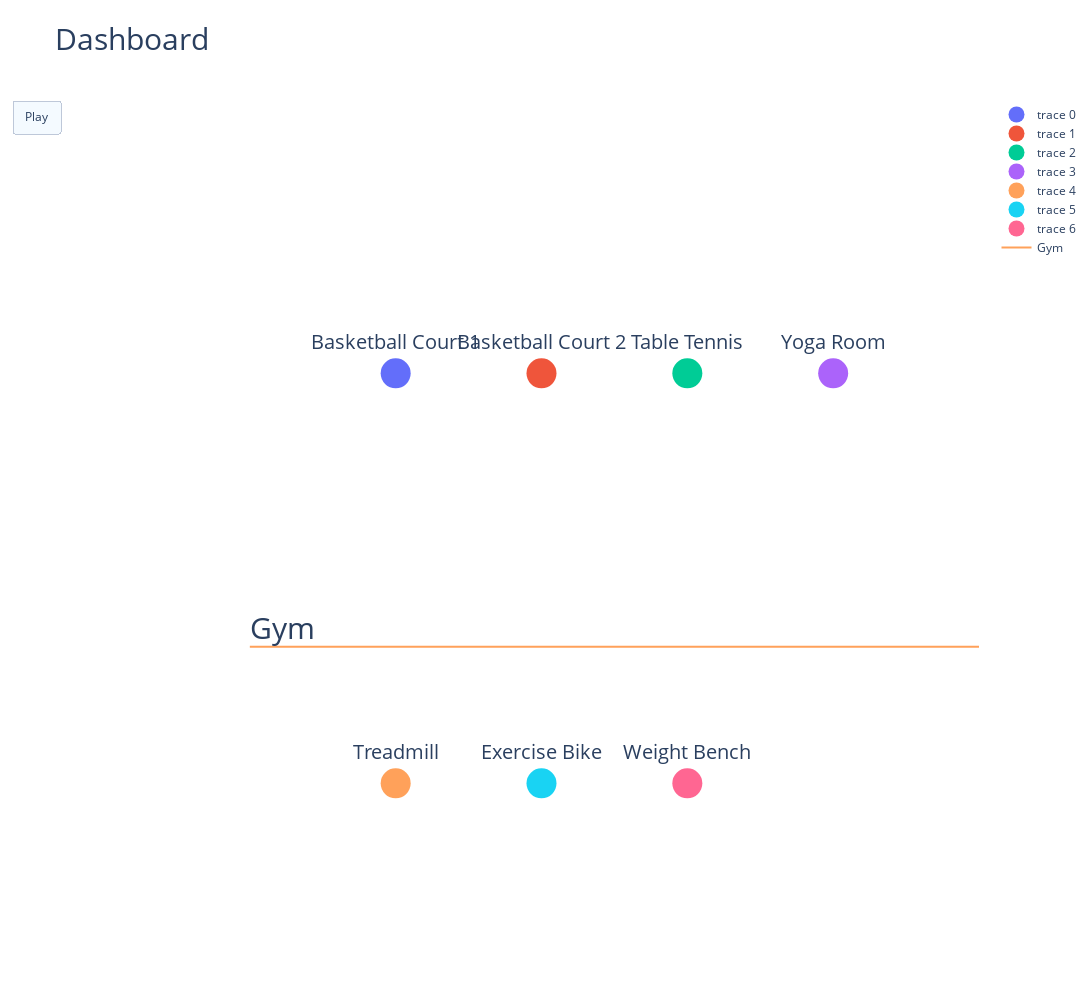

The notebook cell this image was saved under:
### Code cell
fig = go.Figure(
    data=[
        go.Scatter(x=[1], y=[2], mode='markers+text', text=['Basketball Court 1'], textfont=dict(size=20), textposition='top center', marker=dict(size=30)),
        go.Scatter(x=[1.5], y=[2], mode='markers+text', text=['Basketball Court 2'], textfont=dict(size=20), textposition='top center', marker=dict(size=30)),
        go.Scatter(x=[2], y=[2], mode='markers+text', text=['Table Tennis'], textfont=dict(size=20), textposition='top center', marker=dict(size=30)),
        go.Scatter(x=[2.5], y=[2], mode='markers+text', text=['Yoga Room'], textfont=dict(size=20), textposition='top center', marker=dict(size=30)),
        go.Scatter(x=[1], y=[0.5], mode='markers+text', text=['Treadmill'], textfont=dict(size=20), textposition='top center', marker=dict(size=30)),
        go.Scatter(x=[1.5], y=[0.5], mode='markers+text', text=['Exercise Bike'], textfont=dict(size=20), textposition='top center', marker=dict(size=30)),
        go.Scatter(x=[0.5,10], y=[1,1], name='Gym', mode='lines+text', text=['Gym'],textfont=dict(size=30), textposition='top right',line=dict(color='#FFA15A'))
    ],
    layout=go.Layout(
        xaxis=dict(range=[0, 3], autorange=False),
        yaxis=dict(range=[0, 3], autorange=False),
        updatemenus=[dict(type="buttons", buttons=[dict(label="Play", method="animate", args=[None])])]),
    frames=[
        go.Frame(
            data=[
                go.Scatter(x=[1], y=[2], mode='markers+text', marker=dict(color='red' if i in basketball_time_1 else 'green', size=30)),
                go.Scatter(x=[1.5], y=[2], mode='markers+text', marker=dict(color='red' if i in basketball_time_2 else 'green', size=30)),
                go.Scatter(x=[2], y=[2], mode='markers+text', marker=dict(color='red' if i in table_tennis_time_1 else 'green', size=30)),
                go.Scatter(x=[2.5], y=[2], mode='markers+text', marker=dict(color='red' if i in table_tennis_time_2 else 'green', size=30)),
                go.Scatter(x=[1], y=[0.5], mode='markers+text', marker=dict(color='red' if i in treadmill_time_1 else 'green', size=30)),
                go.Scatter(x=[1.5], y=[0.5], mode='markers+text', marker=dict(color='red' if i in treadmill_time_2 else 'green', size=30)),
                go.Scatter(x=[0.5,10], y=[1,1], name='Gym', mode='lines+text', text=['Gym'],textfont=dict(size=30), textposition='top right',line=dict(color='#FFA15A'))
            ])
        for i in range(0, 60)]
)

fig.update_layout(
    title="Dashboard",
    titlefont=dict(size=30),
    width=1500,  # Adjust the size of the plot
    height=1000,  # Adjust the size of the plot
    xaxis=dict(showgrid=False,zeroline=False, showticklabels=False),  # Remove the x-axis grid lines
    yaxis=dict(showgrid=False,zeroline=False, showticklabels=False),  # Remove the y-axis grid lines
    updatemenus=[dict(type="buttons", buttons=[dict(label="Play", method="animate", args=[None, {"frame": {"duration": 1000, "redraw": False}}])])],
    plot_bgcolor='rgba(0,0,0,0)'
)

fig.show()

### Figure 1 — Plotly figure (JSON) as saved in the notebook; plotly's stock layout.template omitted (floating-point values rounded to 4 significant figures)
{"data": [{"marker": {"size": 30}, "mode": "markers+text", "text": ["Basketball Court 1"], "textfont": {"size": 20}, "textposition": "top center", "type": "scatter", "x": [1], "y": [2]}, {"marker": {"size": 30}, "mode": "markers+text", "text": ["Basketball Court 2"], "textfont": {"size": 20}, "textposition": "top center", "type": "scatter", "x": [1.5], "y": [2]}, {"marker": {"size": 30}, "mode": "markers+text", "text": ["Table Tennis"], "textfont": {"size": 20}, "textposition": "top center", "type": "scatter", "x": [2], "y": [2]}, {"marker": {"size": 30}, "mode": "markers+text", "text": ["Yoga Room"], "textfont": {"size": 20}, "textposition": "top center", "type": "scatter", "x": [2.5], "y": [2]}, {"marker": {"size": 30}, "mode": "markers+text", "text": ["Treadmill"], "textfont": {"size": 20}, "textposition": "top center", "type": "scatter", "x": [1], "y": [0.5]}, {"marker": {"size": 30}, "mode": "markers+text", "text": ["Exercise Bike"], "textfont": {"size": 20}, "textposition": "top center", "type": "scatter", "x": [1.5], "y": [0.5]}, {"marker": {"size": 30}, "mode": "markers+text", "text": ["Weight Bench"], "textfont": {"size": 20}, "textposition": "top center", "type": "scatter", "x": [2], "y": [0.5]}, {"line": {"color": "#FFA15A"}, "mode": "lines+text", "name": "Gym", "text": ["Gym"], "textfont": {"size": 30}, "textposition": "top right", "type": "scatter", "x": [0.5, 10], "y": [1, 1]}], "layout": {"height": 1000, "plot_bgcolor": "rgba(0,0,0,0)", "title": {"font": {"size": 30}, "text": "Dashboard"}, "updatemenus": [{"buttons": [{"args": [null, {"frame": {"duration": 1000, "redraw": false}}], "label": "Play", "method": "animate"}], "type": "buttons"}], "width": 1500, "xaxis": {"autorange": false, "range": [0, 3], "showgrid": false, "showticklabels": false, "zeroline": false}, "yaxis": {"autorange": false, "range": [0, 3], "showgrid": false, "showticklabels": false, "zeroline": false}}}
